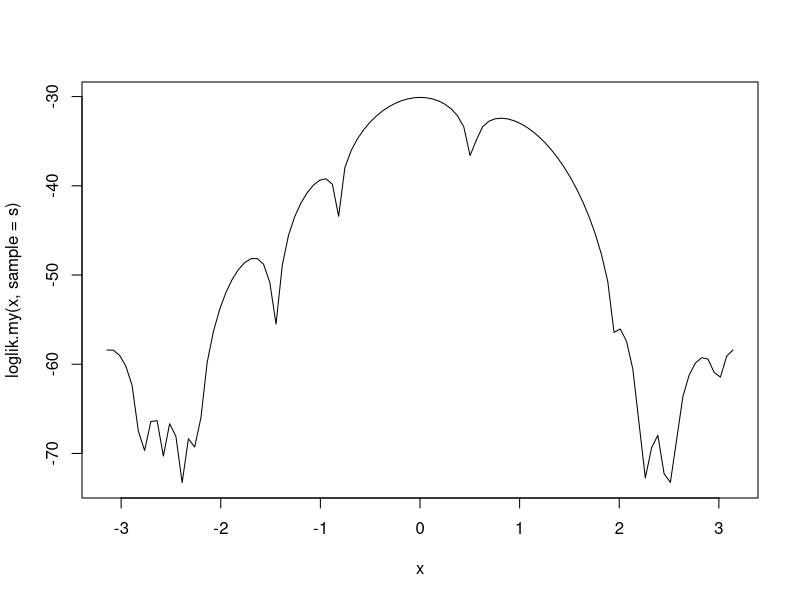
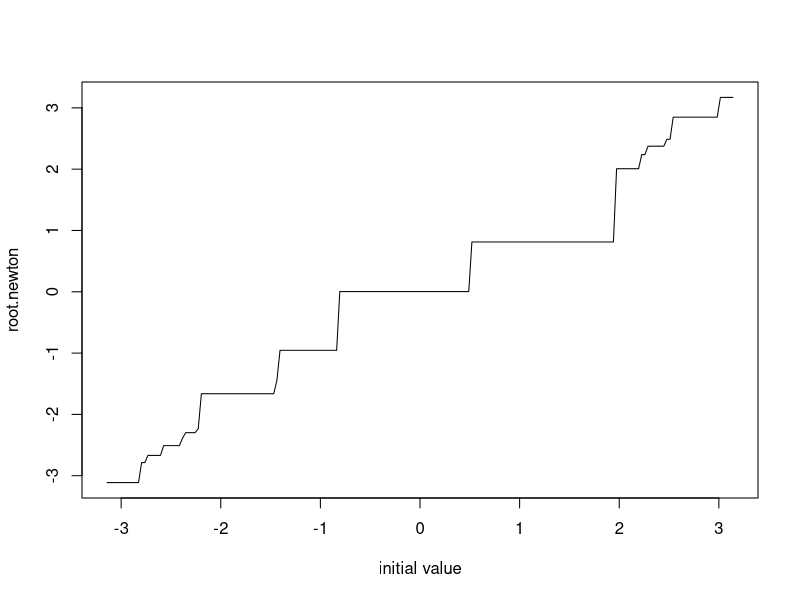

Here is the R script that generated these plots, in order:
## ---- chunk 1
##' define the loglikelihood function
loglik.my0 <- function(theta, sample) {
  n <- length(sample)
  if (sum(sample >=0 & sample <= 2*pi) < n) {
    print("sample is out of range")
  } else if(theta < -pi | theta > pi) {
    print("theta is out of range")
  } else {
   l <- sum(log(1-cos(sample-theta))) - n * log(2*pi)
   return(l) 
  }
}
loglik.my <- function(theta, sample) {
  l <- sapply(theta, FUN = loglik.my0, sample = sample)
  l
}

s <- c(3.91, 4.85, 2.28, 4.06, 3.70, 4.04, 5.46, 3.53, 2.28, 1.96,
       2.53, 3.88, 2.22, 3.47, 4.82, 2.46, 2.99, 2.54, 0.52)
curve(loglik.my(x, sample = s), -pi, pi)
## ---- chunk 2
library(pracma)
theta_0 <- asin(mean(s) - pi)
##' define derivitive of log-likelihood function
dev.loglik0 <- function(theta, sample) {
  dev.l <- sum(sin(theta-sample)/(1-cos(theta-sample)))
  dev.l
}
dev.loglik <- function(theta, sample) {
  dev.l <- sapply(theta, FUN = dev.loglik0, sample = sample)
}

x1 <- newtonRaphson(fun = dev.loglik, x0 = theta_0, sample = s)$root
x2 <- newtonRaphson(fun = dev.loglik, x0 = -2.7, sample = s)$root
x3 <- newtonRaphson(fun = dev.loglik, x0 = 2.7, sample = s)$root
x1
x2
x3
## ---- chunk 3
n <- 200
init <- seq(-pi, pi, length.out = n)
root.newton <- rep(0, n)
for (i in 1:n) root.newton[i] <- newtonRaphson(fun = dev.loglik, x0 = init[i], 
                                               sample = s)$root
plot(init, root.newton, type = "l", xlab = "initial value")
